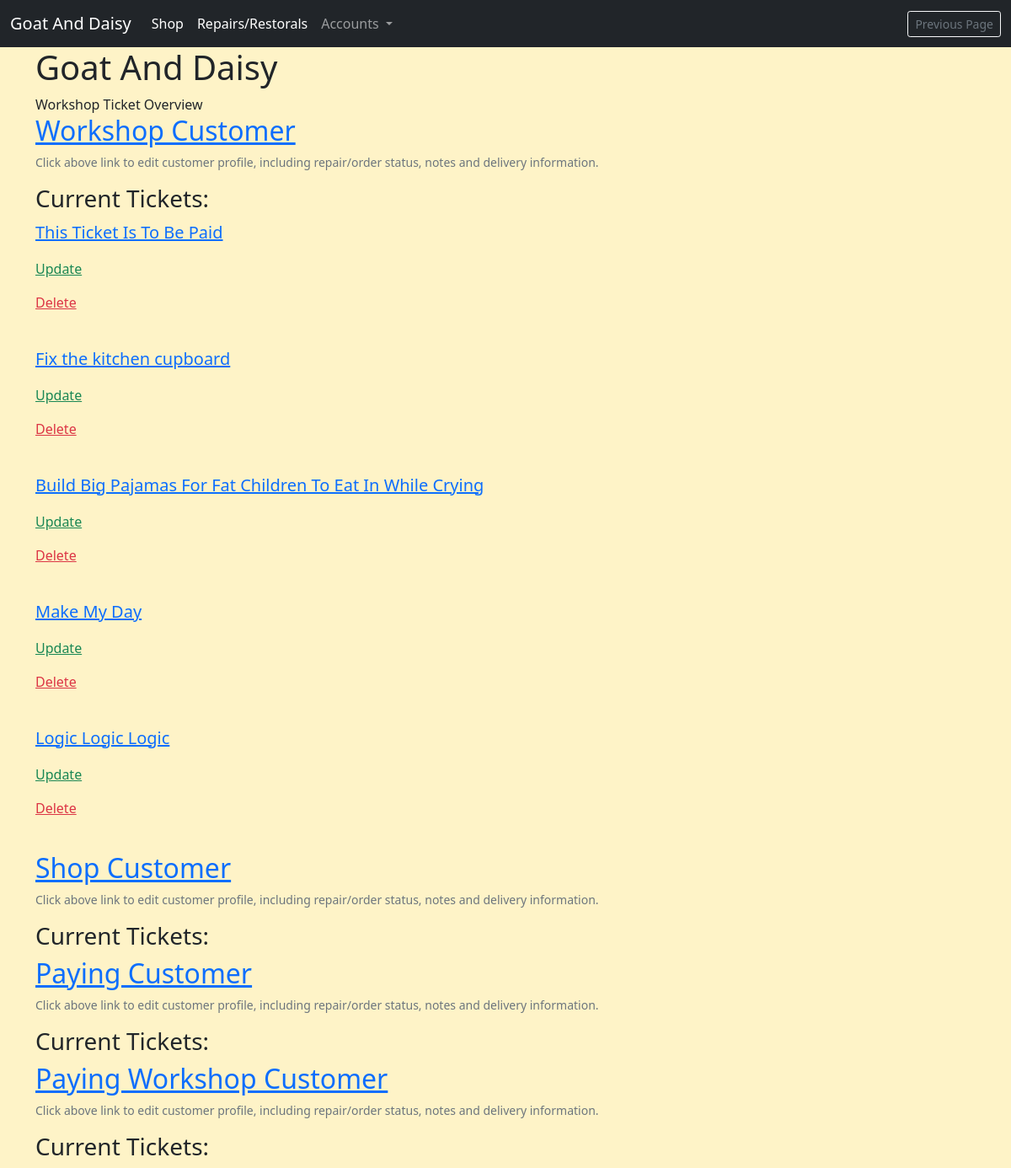
/workshop/ticket-overview/, run on an earlier commit of the app's database.
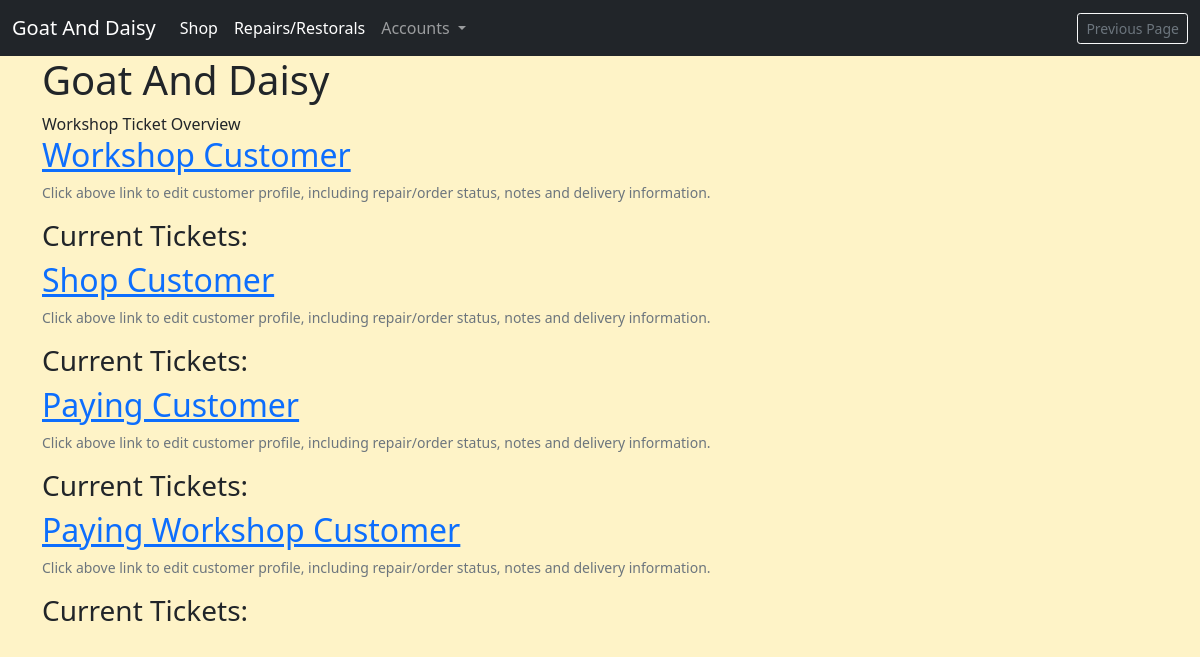
And on a later commit of the database.
### profiles/models.py (models this page shows, shortened)
class Customer(models.Model):
    username = models.OneToOneField(
        User, on_delete=models.CASCADE, null=True, editable=False)
    email = models.EmailField(unique=True, default="start@domain.dj")
    full_name = models.CharField(max_length=100, null=True, blank=True)
    address1 = models.CharField(max_length=100, null=True, blank=True)
    address2 = models.CharField(max_length=100, null=True, blank=True)
    postcode = models.CharField(max_length=40, null=True, blank=True)
    town_or_city = models.CharField(max_length=40, null=True, blank=True)
    country = models.CharField(max_length=40, null=True, blank=True)
    notes = models.TextField(null=True, blank=True)
    staff_notes = models.TextField(null=True, blank=True)
    has_active_shop_orders = models.BooleanField(default=False)
    has_active_repairs = models.BooleanField(default=False)

### repairs_restorals/models.py (models this page shows, shortened)
class ServiceTicket(models.Model):
    customer = models.ForeignKey(
        Customer, related_name='service_ticket', on_delete=models.CASCADE)
    workshop_staff_responsible = models.ForeignKey(
        StaffMember, related_name='staff_tickets', on_delete=models.CASCADE)
    title = models.CharField(max_length=255)
    date_created = models.DateField(auto_now_add=True, editable=False)
    last_updated = models.DateField(auto_now=True, editable=False)
    service_description = models.TextField()
    link_to_desired_materials_1 = models.URLField(null=True, blank=True)
    link_to_desired_materials_2 = models.URLField(null=True, blank=True)
    link_to_desired_materials_3 = models.URLField(null=True, blank=True)
    is_completed = models.BooleanField(default=False)
    has_invoice = models.BooleanField(default=False)

### repairs_restorals/views.py (the view)
# urls.py: path('ticket-overview/', views.WorkshopStaffTicketOverview.as_view(),
class WorkshopStaffTicketOverview(ListView):
    queryset = Customer.objects.prefetch_related(
        'service_ticket').filter(has_active_repairs=True)
    template_name = 'repairs_restorals/workshop_ticket_overview.html'
    context_object_name = 'customers'

### invoices/contexts.py (called while the page is built, shortened)
def shopping_cart(request):
    template_cart = []
    products_count = 0
    order_amount = 0
    shipping = 500
    cart = request.session.get('cart', {})
    for item in enumerate(template_cart):
        products_count += 1
    order_total = order_amount + shipping
    stripe_total = round(order_total * 100)
    context = {
        'template_cart': template_cart,
        'products_count': products_count,
        'order_amount': order_amount,
        'shipping': shipping,
        'order_total': order_total,
        'stripe_total': stripe_total,
    }
    return context

### profiles/templatetags/user_in_group_tag.py (called while the page is built)
@register.filter(name='has_group')
def has_group(user, group_name):
    try:
        group = Group.objects.get(name=group_name)
    except Group.DoesNotExist:
        return False
    return group in user.groups.all()

### repairs_restorals/templates/repairs_restorals/workshop_ticket_overview.html (shortened to what this page needs)
{% extends 'base.html' %}
{% block content %}
Workshop Ticket Overview
{% for customer in customers %}
    <a href="{% url 'customer_account_update' pk=customer.id %}">
        <p class="h2">{{ customer.full_name }}</p>
    </a>
    <p class="small text-muted">Click above link to edit customer profile, including repair/order status, notes and delivery information. </p>
    <p class="h3">Current Tickets: </p>
    {% for ticket in customer.service_ticket.all %}
    {% if not ticket.is_completed %}
        <a href="{% url 'service_ticket' pk=ticket.id %}">
            <p class="lead">{{ ticket.title }}</p>
        </a>
        <a href="{% url 'update_service_ticket' pk=ticket.id %}" class="text-success">
            <p>Update</p>
        </a>
        <a href="{% url 'ticket_delete' pk=ticket.id %}" class="text-danger">
            <p>Delete</p>
        </a>
        <br>
    {% endif %}
    {% endfor %}
{% endfor %}
{% endblock %}

### templates/base.html (shortened to what this page needs)
{% load static %}
{% load user_in_group_tag %}
<!doctype html>
<html lang="en">
  <head>
    <link href="https://cdn.jsdelivr.net/npm/bootstrap@5.1.3/dist/css/bootstrap.min.css" rel="stylesheet">
    <link rel="stylesheet" href="{% static 'css/tw-colours.css' %}">
    <link rel="stylesheet" href="{% static 'css/site_base_custom.css' %}">
  </head>
  <body>
    <nav class="navbar navbar-expand-lg navbar-dark bg-dark">
      <div class="container-fluid">
        <a class="navbar-brand" href="{% url 'index' %}">Goat And Daisy</a>
        <div class="collapse navbar-collapse" id="navbarSupportedContent">
          <ul class="navbar-nav me-auto mb-2 mb-lg-0">
            <li class="nav-item">
              <a class="nav-link active" aria-current="page" href="{% url 'shop' %}">Shop</a>
            </li>
            <li class="nav-item">
              <a class="nav-link active" aria-current="page" href="{% url 'workshop' %}">Repairs/Restorals</a>
            </li>
                <li class="nav-item dropdown">
                  <a class="nav-link dropdown-toggle" href="#" id="navbarDropdown" role="button" data-bs-toggle="dropdown" aria-expanded="false">
                    Accounts
                  </a>
            </li>
          </ul>
          <small><input class="text-muted btn btn-sm btn-outline-light" type=button value="Previous Page" onClick="javascript:history.go(-1);"></small>
        </div>
      </div>
    </nav>
    <section class="container">
      <h1>Goat And Daisy</h1>
    </section>
    <main class="container">
    {% block content %}
    {% endblock %}
    </main>
  </body>
</html>

### static/css/site_base_custom.css (style rules this page uses)
body { background-color: var(--amber-100); }

What changed in the data, as far as the page shows it:
removed ServiceTicket: title "This Ticket Is To Be Paid", shown under Customer "Workshop Customer"
removed ServiceTicket: title "Fix the kitchen cupboard", shown under Customer "Workshop Customer"
removed ServiceTicket: title "Build Big Pajamas For Fat Children To Eat In While Crying", shown under Customer "Workshop Customer"
removed ServiceTicket: title "Make My Day", shown under Customer "Workshop Customer"
removed ServiceTicket: title "Logic Logic Logic", shown under Customer "Workshop Customer"
